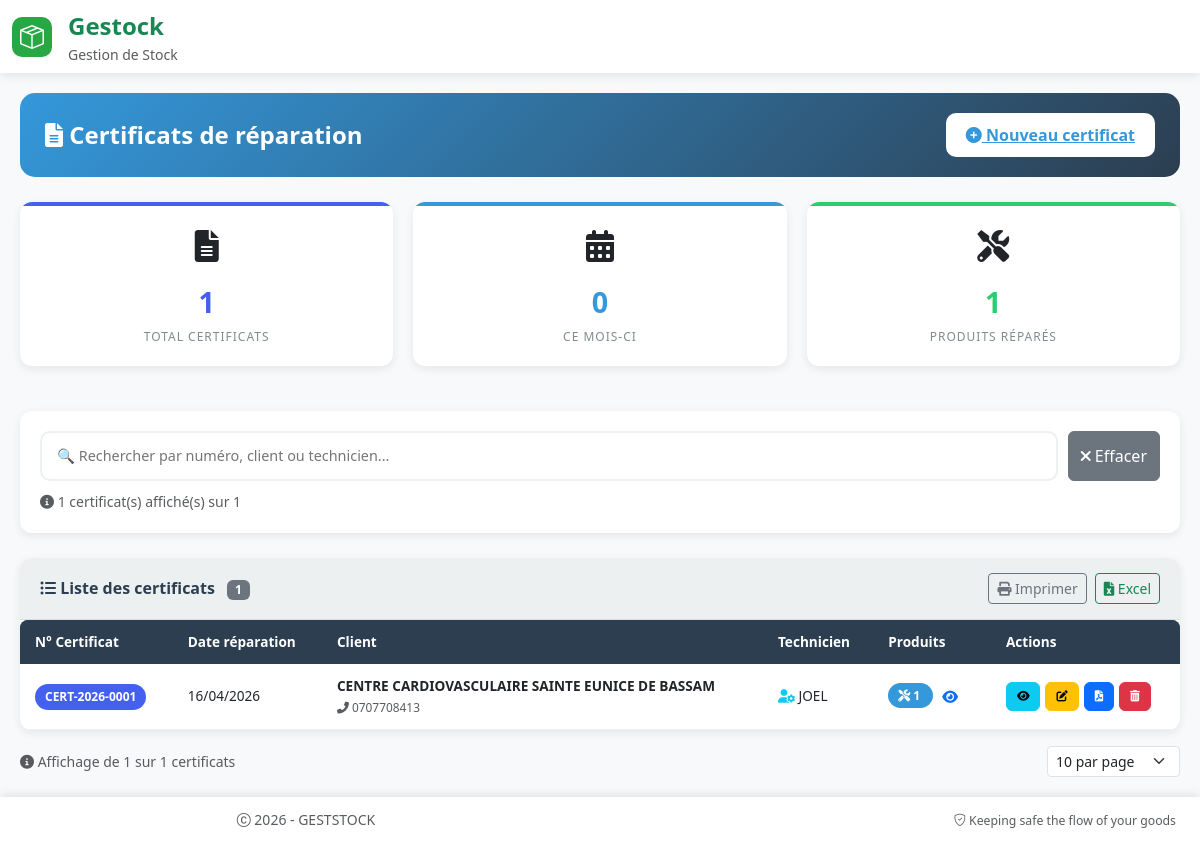
Page /certificats on the earlier database version.
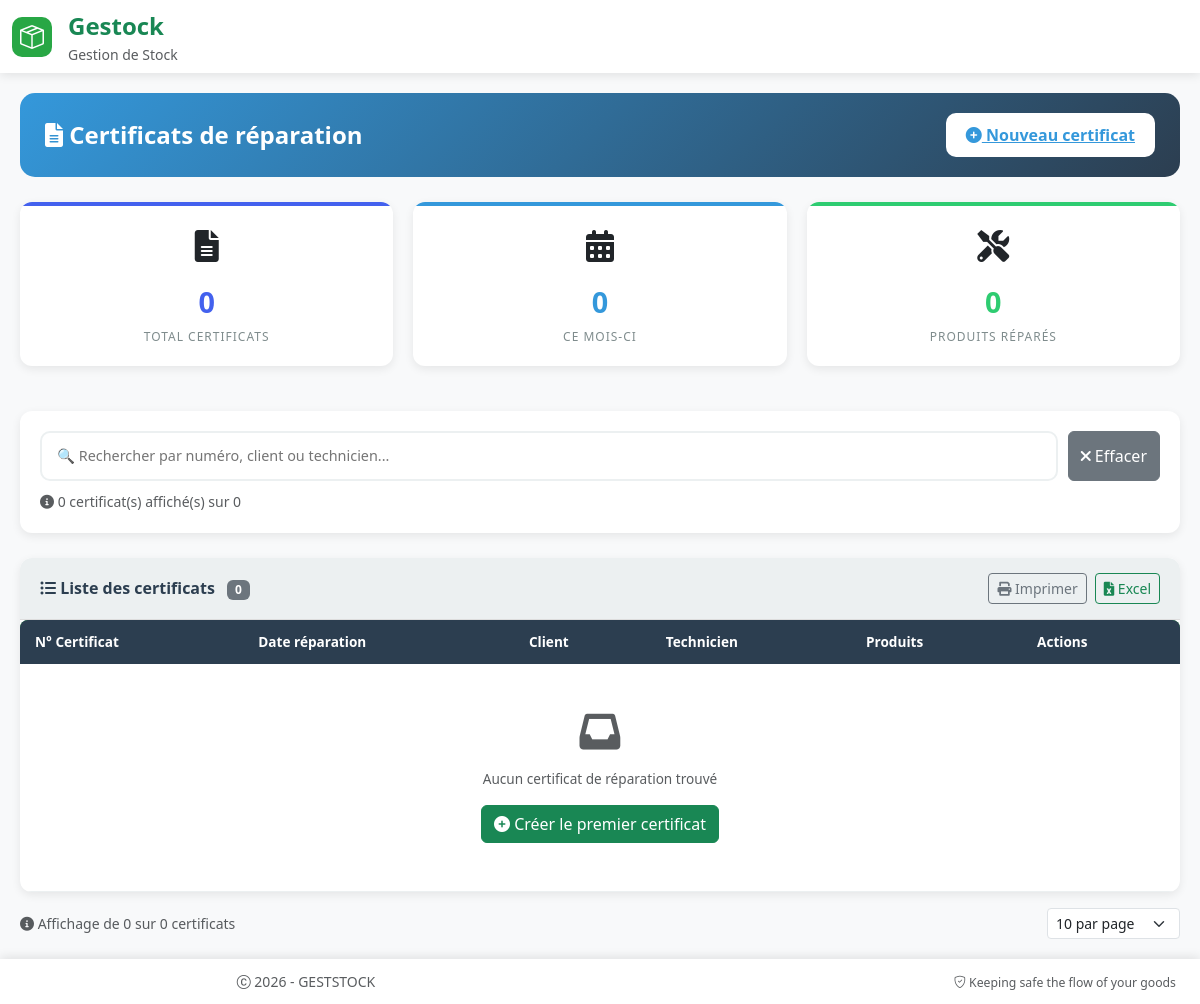
Same page on the later database version.
### models.py (models this page shows, shortened)
class CertificatReparation(db.Model):
    __tablename__ = "certificat_reparation"
    id = db.Column(db.Integer, primary_key=True)
    numero_certificat = db.Column(db.String(50), unique=True, nullable=False, index=True)
    date_creation = db.Column(db.DateTime, default=datetime.utcnow)
    date_reparation = db.Column(db.Date, nullable=False)
    observations = db.Column(db.Text)
    technicien = db.Column(db.String(100))
    client_id = db.Column(db.Integer, db.ForeignKey('client.id'), nullable=False)
    client = db.relationship('Client', backref='certificats_reparation')
    reparations = db.relationship('ReparationDetail', back_populates='certificat',
                                  cascade='all, delete-orphan', lazy='joined')

class Client(db.Model):
    __tablename__ = "client"
    id = db.Column(db.Integer, primary_key=True)
    nom_client = db.Column(db.String(100), nullable=False)
    telephone = db.Column(db.String(30))
    adresse = db.Column(db.String(255), nullable=False)
    attn = db.Column(db.String(255))
    certificats = db.relationship('CertificatInstallation',
                                 backref='client_rel',
                                 lazy=True)
    bons_commande = db.relationship(
        "BonCommande",
        back_populates="client",
        cascade="all, delete-orphan"
    )
    bons_livraison = db.relationship(
        "BonLivraison",
        back_populates="client"
    )

### routes.py (the view)
@app.route('/certificats')
def liste_certificats():
    page = request.args.get('page', 1, type=int)
    per_page = request.args.get('per_page', 10, type=int)
    certificats = CertificatReparation.query.order_by(
        CertificatReparation.date_creation.desc()
    ).paginate(page=page, per_page=per_page, error_out=False)
    from sqlalchemy import func
    total_montant = db.session.query(func.sum(ReparationDetail.cout_reparation)).scalar() or 0
    from datetime import datetime
    now = datetime.now()
    debut_mois = datetime(now.year, now.month, 1)
    certificats_mois = CertificatReparation.query.filter(
        CertificatReparation.date_creation >= debut_mois
    ).count()
    total_produits = ReparationDetail.query.count()
    return render_template('certificats_liste.html',
                         certificats=certificats,
                         total_montant=total_montant,
                         certificats_mois=certificats_mois,
                         total_produits=total_produits,
                         per_page=per_page)

### app.py (called while the page is built)
@app.after_request
def close_db_connection(response):
    try:
        db.session.close()
    except:
        pass
    return response

### routes.py (called while the page is built)
@app.after_request
def disable_cache(response):
    response.headers["Cache-Control"] = "no-store, no-cache, must-revalidate, private"
    response.headers["Pragma"] = "no-cache"
    response.headers["Expires"] = "0"
    return response

@app.context_processor
def utility_processor():
    def is_active(prefix):
        """Vérifie si l'endpoint actuel correspond au préfixe donné"""
        return request.endpoint and prefix in request.endpoint
    def has_role(*roles):
        """Vérifie si l'utilisateur connecté a l'un des rôles spécifiés"""
        if not current_user.is_authenticated:
            return False
        return current_user.role in roles
    def current_route():
        """Retourne le nom de la route actuelle"""
        return request.endpoint
    return dict(
        is_active=is_active,
        has_role=has_role,
        current_route=current_route
    )

### templates/certificats_liste.html (shortened to what the changed rows need)
{% extends "base.html" %}
{% block content %}
<div class="certificats-container">
    <div class="certificats-header">
    </div>
    <div class="stats-grid">
        <div class="stat-card total">
            <div class="stat-icon">
                <i class="fas fa-file-alt"></i>
            </div>
            <div class="stat-value" id="totalCertificats">{{ certificats.total }}</div>
            <div class="stat-label">Total certificats</div>
        </div>
        <div class="stat-card produits">
            <div class="stat-icon">
                <i class="fas fa-tools"></i>
            </div>
            <div class="stat-value">{{ total_produits }}</div>
            <div class="stat-label">Produits réparés</div>
        </div>
    </div>
    <div class="search-card">
        <div class="mt-2" id="searchStats">
            <small class="text-muted">
                <i class="fas fa-info-circle"></i>
                <span id="visibleCount">{{ certificats.items|length }}</span> certificat(s) affiché(s) sur <span id="totalCount">{{ certificats.total }}</span>
            </small>
        </div>
    </div>
    <div class="table-container">
        <div class="table-header">
            <div class="table-title">
                <i class="fas fa-list-ul"></i> Liste des certificats
                <span class="badge bg-secondary ms-2" id="badgeCount">{{ certificats.total }}</span>
            </div>
            <div class="d-flex gap-2">
            </div>
        </div>
        <div class="table-wrapper">
            <table class="table-custom" id="certificatsTable">
                <thead>
                    <tr>
                        <th>N° Certificat</th>
                        <th>Date réparation</th>
                        <th>Client</th>
                        <th>Technicien</th>
                        <th>Produits</th>
                        <th>Actions</th>
                    </tr>
                </thead>
                <tbody id="tableBody">
                    {% for certificat in certificats.items %}
                    <tr class="certificat-row" data-numero="{{ certificat.numero_certificat|lower }}"
                        data-client="{{ certificat.client.nom_client|lower }}"
                        data-technicien="{{ (certificat.technicien or '')|lower }}">
                        <td>
                            <span class="badge-numero" title="Certificat n°{{ certificat.numero_certificat }}">
                                {{ certificat.numero_certificat }}
                            </span>
                        </div>
                        <td>{{ certificat.date_reparation.strftime('%d/%m/%Y') }}</div>
                        <td>
                            <strong>{{ certificat.client.nom_client }}</strong>
                            {% if certificat.client.telephone %}
                                <br>
                                <small class="text-muted">
                                    <i class="fas fa-phone-alt"></i> {{ certificat.client.telephone }}
                                </small>
                            {% endif %}
                        </div>
                        <td>
                            {% if certificat.technicien %}
                                <i class="fas fa-user-cog text-info"></i> {{ certificat.technicien }}
                            {% else %}
                                <span class="text-muted">—</span>
                            {% endif %}
                        </div>
                        <td>
                            <span class="badge-produits">
                                <i class="fas fa-tools"></i> {{ certificat.reparations|length }}
                            </span>
                            <button type="button" class="btn btn-sm btn-link"
                                    onclick="showProducts({{ certificat.id }})" title="Voir les produits">
                                <i class="fas fa-eye"></i>
                            </button>
                        </div>
                        <td>
                            <div class="action-group">
                                <a href="{{ url_for('voir_certificat', id=certificat.id) }}"
                                   class="btn btn-info" title="Voir">
                                    <i class="fas fa-eye"></i>
                                </a>
                                <a href="{{ url_for('modifier_certificat', id=certificat.id) }}"
                                   class="btn btn-warning" title="Modifier">
                                    <i class="fas fa-edit"></i>
                                </a>
                                <a href="{{ url_for('generer_pdf_certificat', id=certificat.id) }}"
                                   class="btn btn-primary" title="PDF" target="_blank">
                                    <i class="fas fa-file-pdf"></i>
                                </a>
                                <button type="button"
                                        class="btn btn-danger"
                                        title="Supprimer"
                                        onclick="confirmDelete('{{ certificat.id }}', '{{ certificat.numero_certificat }}')">
                                    <i class="fas fa-trash-alt"></i>
                                </button>
                            </div>
                        </div>
                    {% else %}
                    <tr id="emptyRow">
                        <td colspan="8" class="text-center text-muted py-5">
                            <i class="fas fa-inbox fa-3x mb-3"></i>
                            <p>Aucun certificat de réparation trouvé</p>
                            <a href="{{ url_for('creer_certificat') }}" class="btn btn-success">
                                <i class="fas fa-plus-circle"></i> Créer le premier certificat
                            </a>
                        </td>
                    </tr>
                    {% endfor %}
                </tbody>
            </table>
        </div>
    </div>
    <div class="row mt-3 align-items-center">
        <div class="col-md-6">
            <p class="text-muted small mb-0">
                <i class="fas fa-info-circle"></i>
                Affichage de <span id="pageInfoCount">{{ certificats.items|length }}</span> sur {{ certificats.total }} certificats
            </p>
        </div>
    </div>
</div>
<link rel="stylesheet" href="https://cdnjs.cloudflare.com/ajax/libs/font-awesome/6.0.0/css/all.min.css">
{% endblock %}

Differences in the rows shown:
removed CertificatReparation: numero_certificat "CERT-2026-0001", date_reparation "16/04/2026", client.nom_client "CENTRE CARDIOVASCULAIRE SAINTE EUNICE DE BASSAM", client.telephone "0707708413", technicien "JOEL", reparations|length "1"
Other differences:
{{ certificats.total }}: "1" → "0"
{{ total_produits }}: "1" → "0"
{{ certificats.items|length }}: "1" → "0"
text now shown: "Aucun certificat de réparation trouvé Créer le premier certificat"
